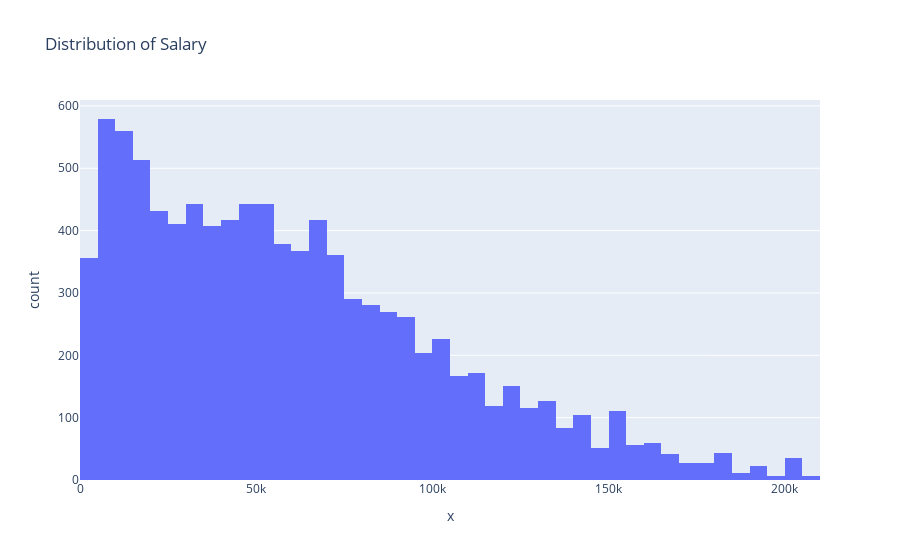

Notebook code for this chart:
### Code cell
## Plot the histogram for the column ConvertedComp.
fig = px.histogram(x=df['ConvertedComp'],title="Distribution of Salary")
fig.show()

### Figure 1 — Plotly figure (JSON) as saved in the notebook; plotly's stock layout.template omitted (floating-point values rounded to 4 significant figures; data arrays with more than 128 entries replaced by an {"elided": "..."} marker saying what was removed)
{"data": [{"alignmentgroup": "True", "bingroup": "x", "hovertemplate": "x=%{x}<br>count=%{y}<extra></extra>", "legendgroup": "", "marker": {"color": "#636efa", "pattern": {"shape": ""}}, "name": "", "offsetgroup": "", "orientation": "v", "showlegend": false, "type": "histogram", "x": {"elided": "9594 int values"}, "xaxis": "x", "yaxis": "y"}], "layout": {"barmode": "relative", "legend": {"tracegroupgap": 0}, "title": {"text": "Distribution of Salary"}, "xaxis": {"anchor": "y", "domain": [0, 1], "title": {"text": "x"}}, "yaxis": {"anchor": "x", "domain": [0, 1], "title": {"text": "count"}}}}
